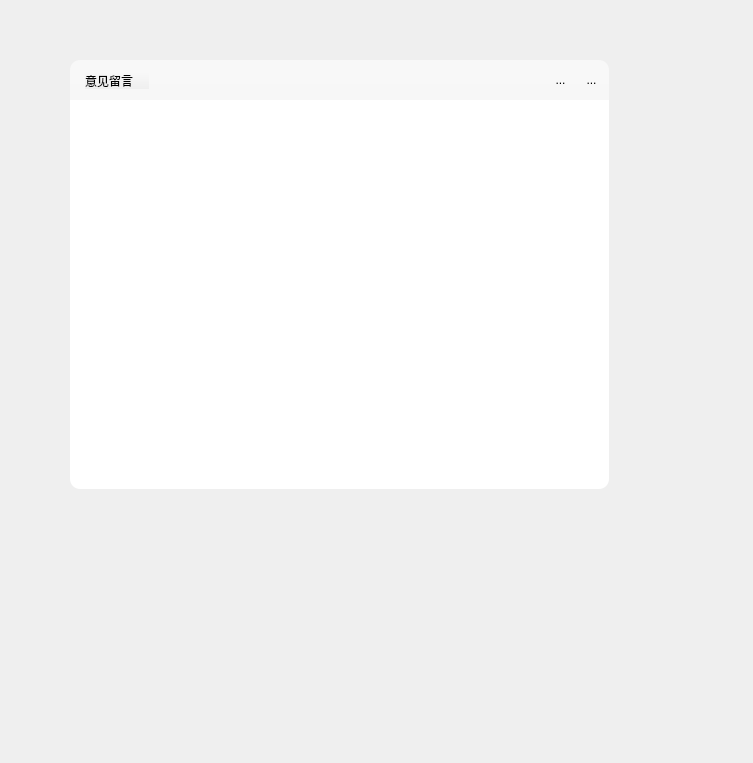
<?xml version="1.0" encoding="UTF-8"?>
<ui version="4.0">
 <class>Form</class>
 <widget class="QWidget" name="Form">
  <property name="geometry">
   <rect>
    <x>0</x>
    <y>0</y>
    <width>753</width>
    <height>763</height>
   </rect>
  </property>
  <property name="windowTitle">
   <string>Form</string>
  </property>
  <widget class="QFrame" name="frame">
   <property name="geometry">
    <rect>
     <x>70</x>
     <y>60</y>
     <width>539</width>
     <height>429</height>
    </rect>
   </property>
   <property name="styleSheet">
    <string notr="true">*{
	
	font: 9pt &quot;宋体&quot;;
	border:0px;
	border-radius:10px;
	background-color: qlineargradient(spread:pad, x1:0, y1:1, x2:0, y2:0, stop:0 rgba(239,239,239, 255), stop:1 rgba(248,248,248, 255));
}
QPushButton
{
	border:0px;
}
QLabel
{
	border:0px;
}
QToolButton
{
	border:0px;
}
</string>
   </property>
   <property name="frameShape">
    <enum>QFrame::StyledPanel</enum>
   </property>
   <property name="frameShadow">
    <enum>QFrame::Raised</enum>
   </property>
   <widget class="QLabel" name="label">
    <property name="geometry">
     <rect>
      <x>15</x>
      <y>12</y>
      <width>64</width>
      <height>17</height>
     </rect>
    </property>
    <property name="text">
     <string>意见留言</string>
    </property>
   </widget>
   <widget class="QToolButton" name="toolButton">
    <property name="geometry">
     <rect>
      <x>506</x>
      <y>10</y>
      <width>31</width>
      <height>20</height>
     </rect>
    </property>
    <property name="styleSheet">
     <string notr="true">background:transparent;</string>
    </property>
    <property name="text">
     <string>...</string>
    </property>
    <property name="icon">
     <iconset resource="resource.qrc">
      <normaloff>:/test/关闭.png</normaloff>:/test/关闭.png</iconset>
    </property>
   </widget>
   <widget class="QToolButton" name="toolButton_2">
    <property name="geometry">
     <rect>
      <x>475</x>
      <y>10</y>
      <width>31</width>
      <height>20</height>
     </rect>
    </property>
    <property name="styleSheet">
     <string notr="true">background:transparent;</string>
    </property>
    <property name="text">
     <string>...</string>
    </property>
    <property name="icon">
     <iconset resource="resource.qrc">
      <normaloff>:/test/最小化 (1).png</normaloff>:/test/最小化 (1).png</iconset>
    </property>
   </widget>
   <widget class="QFrame" name="frame_2">
    <property name="geometry">
     <rect>
      <x>0</x>
      <y>40</y>
      <width>539</width>
      <height>389</height>
     </rect>
    </property>
    <property name="styleSheet">
     <string notr="true">*{
	background-color: rgb(255, 255, 255);
	border-color: rgb(172, 172, 172);
	border-top-left-radius:0px;
	border-top-right-radius:0px;
}</string>
    </property>
    <property name="frameShape">
     <enum>QFrame::StyledPanel</enum>
    </property>
    <property name="frameShadow">
     <enum>QFrame::Raised</enum>
    </property>
    <widget class="QPushButton" name="pushButton_jianyi">
     <property name="geometry">
      <rect>
       <x>20</x>
       <y>240</y>
       <width>240</width>
       <height>125</height>
      </rect>
     </property>
     <property name="styleSheet">
      <string notr="true">*{
	image: url(:/test/建议.png);
	background:transparent;
}
*:pressed{
	border:1px solid;
	border-radius:0px;
}</string>
     </property>
     <property name="text">
      <string/>
     </property>
    </widget>
    <widget class="QPushButton" name="pushButton_kuazan">
     <property name="geometry">
      <rect>
       <x>20</x>
       <y>70</y>
       <width>240</width>
       <height>125</height>
      </rect>
     </property>
     <property name="styleSheet">
      <string notr="true">*{
	image: url(:/test/夸赞.png);
	background:transparent;
}
*:pressed{
	border:1px solid;
	border-radius:0px;
}
</string>
     </property>
     <property name="text">
      <string/>
     </property>
    </widget>
    <widget class="QPushButton" name="pushButton_tucao">
     <property name="geometry">
      <rect>
       <x>280</x>
       <y>70</y>
       <width>240</width>
       <height>125</height>
      </rect>
     </property>
     <property name="styleSheet">
      <string notr="true">*{
	image: url(:/test/吐槽.png);
	background:transparent;
}
*:pressed{
	border:1px solid;
	border-radius:0px;
}</string>
     </property>
     <property name="text">
      <string/>
     </property>
    </widget>
    <widget class="QPushButton" name="pushButton_qiuzhu">
     <property name="geometry">
      <rect>
       <x>280</x>
       <y>240</y>
       <width>240</width>
       <height>125</height>
      </rect>
     </property>
     <property name="styleSheet">
      <string notr="true">*{
	image: url(:/test/求助.png);
	background:transparent;
}
*:pressed{
	border:1px solid;
	border-radius:0px;
}</string>
     </property>
     <property name="text">
      <string/>
     </property>
    </widget>
   </widget>
  </widget>
 </widget>
 <resources>
  <include location="resource.qrc"/>
 </resources>
 <connections>
  <connection>
   <sender>toolButton</sender>
   <signal>clicked()</signal>
   <receiver>Form</receiver>
   <slot>close()</slot>
   <hints>
    <hint type="sourcelabel">
     <x>561</x>
     <y>92</y>
    </hint>
    <hint type="destinationlabel">
     <x>602</x>
     <y>165</y>
    </hint>
   </hints>
  </connection>
 </connections>
</ui>
